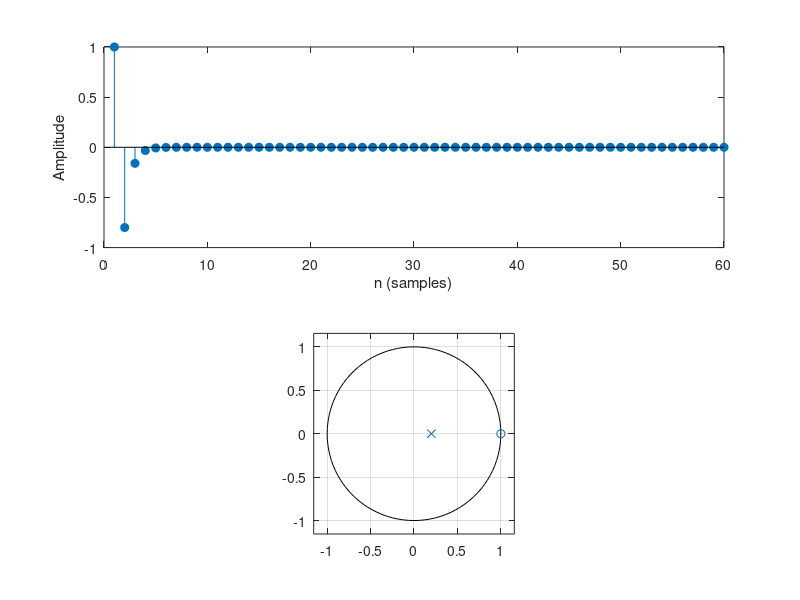

Here is the MATLAB script that generated this plot: (Note: this script raises an error after producing the figure.)
%% Exercício 1
figure(1)
num = [ 1 -1 ];
den = [ 1 -0.2 ];
subplot(2,1,1)
h60 = impz(num, den, 60);
stem(h60,'filled')
xlabel("n (samples)"); ylabel("Amplitude");
subplot(2,1,2)
[z, p, ~] = tf2zp(num, den);
zplane(z, p)
sgtitle("H1"); 

figure(2)
num = [ 4.5 -1.3 1.4 ];
den = [ 1 0.2 0.75 -0.27 ];
subplot(2,1,1)
h60 = impz(num, den, 60);
stem(h60,'filled')
xlabel("n (samples)"); ylabel("Amplitude");
subplot(2,1,2)
[z, p, ~] = tf2zp(num, den);
zplane(z, p)
sgtitle("H2"); 

figure(3)
num = [ 0.5 ];
den = [ 1 -1 0.15 ];
subplot(2,1,1)
h60 = impz(num, den, 60);
stem(h60,'filled')
xlabel("n (samples)"); ylabel("Amplitude");
subplot(2,1,2)
[z, p, ~] = tf2zp(num, den);
zplane(z, p)
sgtitle("H3"); 

figure(4)
num = [ 3 4.5 ];
den = [ 1 -2.9 -2.1 ];
subplot(2,1,1)
h60 = impz(num, den, 60);
stem(h60,'filled')
xlabel("n (samples)"); ylabel("Amplitude");
subplot(2,1,2)
[z, p, ~] = tf2zp(num, den);
zplane(z, p)
sgtitle("H4"); 

figure(5)
num = [ 1 ];
den = [ 1 -1.845 0.850856 ];
subplot(2,1,1)
h60 = impz(num, den, 60);
stem(h60,'filled')
xlabel("n (samples)"); ylabel("Amplitude");
subplot(2,1,2)
[z, p, ~] = tf2zp(num, den);
zplane(z, p)
sgtitle("H5");

figure(6)
num = [ 1 ];
den = [ 1 -1.85 0.85 ];
subplot(2,1,1)
h60 = impz(num, den, 60);
stem(h60,'filled')
xlabel("n (samples)"); ylabel("Amplitude");
subplot(2,1,2)
[z, p, k] = tf2zp(num, den);
zplane(z, p)
sgtitle("H6");